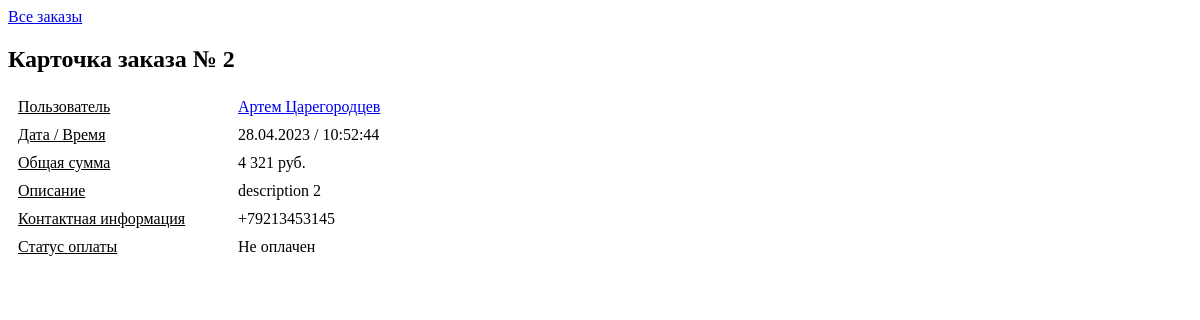
Screenshot of /orderView.php?id=2 with the database file from the repository.
### tables this page shows
CREATE TABLE `orders` (
  `id` int NOT NULL,
  `user_id` int NOT NULL,
  `time` int NOT NULL,
  `total_price` int NOT NULL,
  `description` text,
  `contacts` text NOT NULL,
  `payed` int NOT NULL
);

### app.php (called while the page is built, shortened)
<?php
class App
{
	public $connect;
	public function __construct($username = '', $password = '', $host = 'localhost', $database = '')
	{
		$this->connect = new mysqli($host, $username, $password, $database);
	}
	public function getAllUsers()
	{
		$output = array();
		$sql = 'SELECT * FROM `users` ORDER BY `id` DESC';
		$res = $this->connect->query($sql);
		if($res->num_rows > 0)
		{
			while($row = $res->fetch_assoc()) $output[$row['id']] = $row;
		}
		return $output;
	}
	public function getOneOrder()
	{
		$result = $this->connect->query('SELECT * FROM `orders` WHERE `id` = ' . (int) $_REQUEST['id']);
		while ($row = $result->fetch_assoc()) return $row;
	}
}
$username = 'testtask';
$password = 'testtask';
$app = new App($username, $password, 'localhost', 'testtask');
?>

### orderView.php (the view, shortened to what this page needs)
<?php
require_once('app.php');
global $app;
$app->prepareRequests();
$order = $app->getOneOrder();
$users = $app->getAllUsers();
?>
<html>
	<head>
		<link rel="stylesheet" type="text/css" href="assets/style.css"/>
	</head>
	<body>
		<div class="wrap">
			<p><a href="/">Все заказы</a></p>
			<h2>Карточка заказа № <?php echo $order['id']; ?></h2>
			<table width="600" cellspacing="0" class="no-border">
				<tr>
					<td width="200">
						<u>Пользователь</u>
					</td>
					<td>
						<?php echo isset($users[$order['user_id']]) ? '<a href="/userView.php?id=' . $users[$order['user_id']]['id'] . '">' . $users[$order['user_id']]['name'] . ' ' . $users[$order['user_id']]['surname'] . '</a>' : ''; ?>
					</td>
				</tr>
				<tr>
					<td width="200">
						<u>Дата / Время</u>
					</td>
					<td>
						<?php echo date('d.m.Y / H:i:s', $order['time']); ?>
					</td>
				</tr>
				<tr>
					<td width="200">
						<u>Общая сумма</u>
					</td>
					<td>
						<?php echo number_format($order['total_price'], 0, ',', ' '); ?> руб.
					</td>
				</tr>
				<tr>
					<td width="200">
						<u>Описание</u>
					</td>
					<td>
						<?php echo $order['description']; ?>
					</td>
				</tr>
				<tr>
					<td width="200">
						<u>Контактная информация</u>
					</td>
					<td>
						<?php echo $order['contacts']; ?>
					</td>
				</tr>
				<tr>
					<td width="200">
						<u>Статус оплаты</u>
					</td>
					<td>
						<?php echo ((int) $order['payed'] == 1) ? 'Оплачен' : 'Не оплачен'; ?>
					</td>
				</tr>
			</table>
		</div>
	</body>
</html>

### assets/style.css (style rules this page uses)
td, th { text-align: center; padding: 5px 10px; border: 1px solid #333; }
.no-border td, .no-border th { border: 0 none !important; text-align:left; }

### rows the page displays
orders: id "2", time "28.04.2023 / 10:52:44", total_price "4 321", description "description 2", contacts "+79213453145"

### other values shown
$users[$order['user_id']]['name'] "Артем"
$users[$order['user_id']]['surname'] "Царегородцев"
